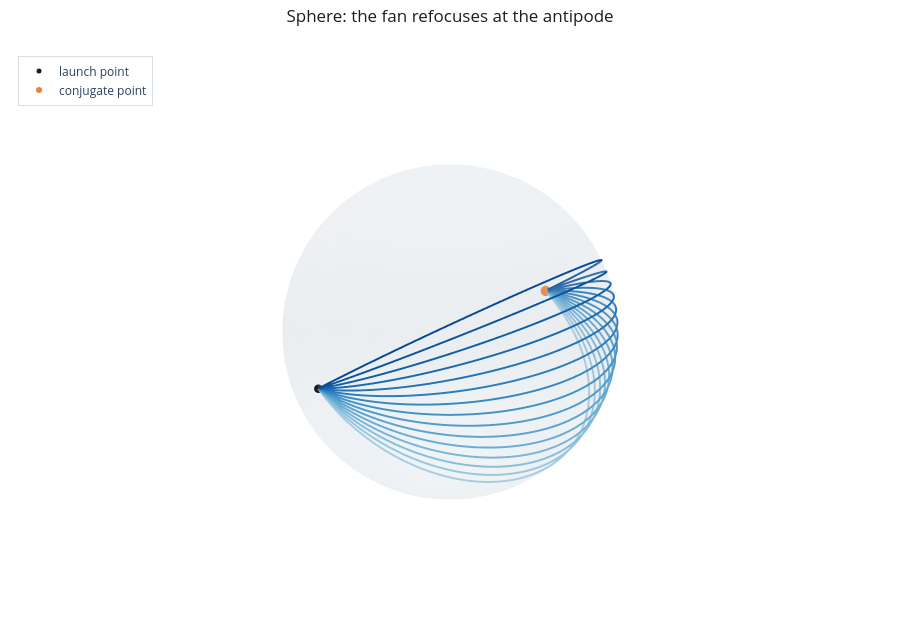

Notebook code for this chart:
### Markdown cell above
## 4. Positive curvature ($S^2$): the fan refocuses

On the sphere, all geodesics through a point reconverge at its antipode — a conjugate point at arclength
$\pi$. A diverging fan narrows back to a single spot. This focusing is the signature of positive
curvature.

### Code cell
m_sphere = Euclidean(sphere)
x0 = jnp.array([1.0, 0.0, 0.0])
rays_s, _ = fan(m_sphere, x0, jnp.array([0.0, 1.0, 0.0]), jnp.array([0.0, 0.0, 1.0]),
                spread_deg=35.0, n_rays=15, t_max=float(np.pi))

fig = go.Figure()
fig.add_trace(plotly_sphere(1.0))
add_fan(fig, rays_s)
fig.add_trace(go.Scatter3d(x=[x0[0]], y=[x0[1]], z=[x0[2]], mode="markers",
                           marker=dict(size=5, color=PALETTE["ink"]), name="launch point"))
fig.add_trace(go.Scatter3d(x=[-x0[0]], y=[-x0[1]], z=[-x0[2]], mode="markers",
                           marker=dict(size=6, color=PALETTE["accent"]), name="conjugate point"))
plotly_layout(fig, "Sphere: the fan refocuses at the antipode")
fig.show()

### Figure 1 — Plotly figure (JSON) as saved in the notebook; plotly's stock layout.template omitted (floating-point values rounded to 4 significant figures; data arrays with more than 128 entries replaced by an {"elided": "..."} marker saying what was removed)
{"data": [{"colorscale": [[0.0, "#cdd8e3"], [1.0, "#cdd8e3"]], "hoverinfo": "skip", "lighting": {"ambient": 0.9, "diffuse": 0.2, "specular": 0.05}, "name": "", "opacity": 0.16, "showscale": false, "type": "surface", "x": {"elided": "60x30 float values"}, "y": {"elided": "60x30 float values"}, "z": {"elided": "60x30 float values"}}, {"hoverinfo": "skip", "line": {"color": "rgb(166, 205, 228)", "width": 4}, "mode": "lines", "showlegend": false, "type": "scatter3d", "x": {"elided": "401 float values"}, "y": {"elided": "401 float values"}, "z": {"elided": "401 float values"}}, {"hoverinfo": "skip", "line": {"color": "rgb(152, 199, 224)", "width": 4}, "mode": "lines", "showlegend": false, "type": "scatter3d", "x": {"elided": "401 float values"}, "y": {"elided": "401 float values"}, "z": {"elided": "401 float values"}}, {"hoverinfo": "skip", "line": {"color": "rgb(136, 190, 220)", "width": 4}, "mode": "lines", "showlegend": false, "type": "scatter3d", "x": {"elided": "401 float values"}, "y": {"elided": "401 float values"}, "z": {"elided": "401 float values"}}, {"hoverinfo": "skip", "line": {"color": "rgb(120, 181, 217)", "width": 4}, "mode": "lines", "showlegend": false, "type": "scatter3d", "x": {"elided": "401 float values"}, "y": {"elided": "401 float values"}, "z": {"elided": "401 float values"}}, {"hoverinfo": "skip", "line": {"color": "rgb(105, 172, 213)", "width": 4}, "mode": "lines", "showlegend": false, "type": "scatter3d", "x": {"elided": "401 float values"}, "y": {"elided": "401 float values"}, "z": {"elided": "401 float values"}}, {"hoverinfo": "skip", "line": {"color": "rgb(92, 164, 208)", "width": 4}, "mode": "lines", "showlegend": false, "type": "scatter3d", "x": {"elided": "401 float values"}, "y": {"elided": "401 float values"}, "z": {"elided": "401 float values"}}, {"hoverinfo": "skip", "line": {"color": "rgb(79, 155, 203)", "width": 4}, "mode": "lines", "showlegend": false, "type": "scatter3d", "x": {"elided": "401 float values"}, "y": {"elided": "401 float values"}, "z": {"elided": "401 float values"}}, {"hoverinfo": "skip", "line": {"color": "rgb(66, 146, 198)", "width": 4}, "mode": "lines", "showlegend": false, "type": "scatter3d", "x": {"elided": "401 float values"}, "y": {"elided": "401 float values"}, "z": {"elided": "401 float values"}}, {"hoverinfo": "skip", "line": {"color": "rgb(56, 136, 193)", "width": 4}, "mode": "lines", "showlegend": false, "type": "scatter3d", "x": {"elided": "401 float values"}, "y": {"elided": "401 float values"}, "z": {"elided": "401 float values"}}, {"hoverinfo": "skip", "line": {"color": "rgb(45, 125, 187)", "width": 4}, "mode": "lines", "showlegend": false, "type": "scatter3d", "x": {"elided": "401 float values"}, "y": {"elided": "401 float values"}, "z": {"elided": "401 float values"}}, {"hoverinfo": "skip", "line": {"color": "rgb(35, 115, 182)", "width": 4}, "mode": "lines", "showlegend": false, "type": "scatter3d", "x": {"elided": "401 float values"}, "y": {"elided": "401 float values"}, "z": {"elided": "401 float values"}}, {"hoverinfo": "skip", "line": {"color": "rgb(27, 105, 175)", "width": 4}, "mode": "lines", "showlegend": false, "type": "scatter3d", "x": {"elided": "401 float values"}, "y": {"elided": "401 float values"}, "z": {"elided": "401 float values"}}, {"hoverinfo": "skip", "line": {"color": "rgb(19, 95, 167)", "width": 4}, "mode": "lines", "showlegend": false, "type": "scatter3d", "x": {"elided": "401 float values"}, "y": {"elided": "401 float values"}, "z": {"elided": "401 float values"}}, {"hoverinfo": "skip", "line": {"color": "rgb(11, 85, 159)", "width": 4}, "mode": "lines", "showlegend": false, "type": "scatter3d", "x": {"elided": "401 float values"}, "y": {"elided": "401 float values"}, "z": {"elided": "401 float values"}}, {"hoverinfo": "skip", "line": {"color": "rgb(8, 74, 146)", "width": 4}, "mode": "lines", "showlegend": false, "type": "scatter3d", "x": {"elided": "401 float values"}, "y": {"elided": "401 float values"}, "z": {"elided": "401 float values"}}, {"marker": {"color": "#1d1d1f", "size": 5}, "mode": "markers", "name": "launch point", "type": "scatter3d", "x": [1.0], "y": [0.0], "z": [0.0]}, {"marker": {"color": "#e8833a", "size": 6}, "mode": "markers", "name": "conjugate point", "type": "scatter3d", "x": [-1.0], "y": [-0.0], "z": [-0.0]}], "layout": {"height": 620, "legend": {"bgcolor": "rgba(255,255,255,0.6)", "bordercolor": "#d8dee6", "borderwidth": 1, "font": {"size": 12}, "x": 0.02, "y": 0.98}, "margin": {"b": 0, "l": 0, "r": 0, "t": 44}, "paper_bgcolor": "white", "scene": {"aspectmode": "data", "camera": {"eye": {"x": 1.35, "y": 1.25, "z": 0.8}}, "xaxis": {"showbackground": false, "showgrid": false, "showticklabels": false, "title": {"text": ""}, "visible": false, "zeroline": false}, "yaxis": {"showbackground": false, "showgrid": false, "showticklabels": false, "title": {"text": ""}, "visible": false, "zeroline": false}, "zaxis": {"showbackground": false, "showgrid": false, "showticklabels": false, "title": {"text": ""}, "visible": false, "zeroline": false}}, "title": {"font": {"color": "#1d1d1f", "size": 17}, "text": "Sphere: the fan refocuses at the antipode", "x": 0.5, "xanchor": "center"}}}
